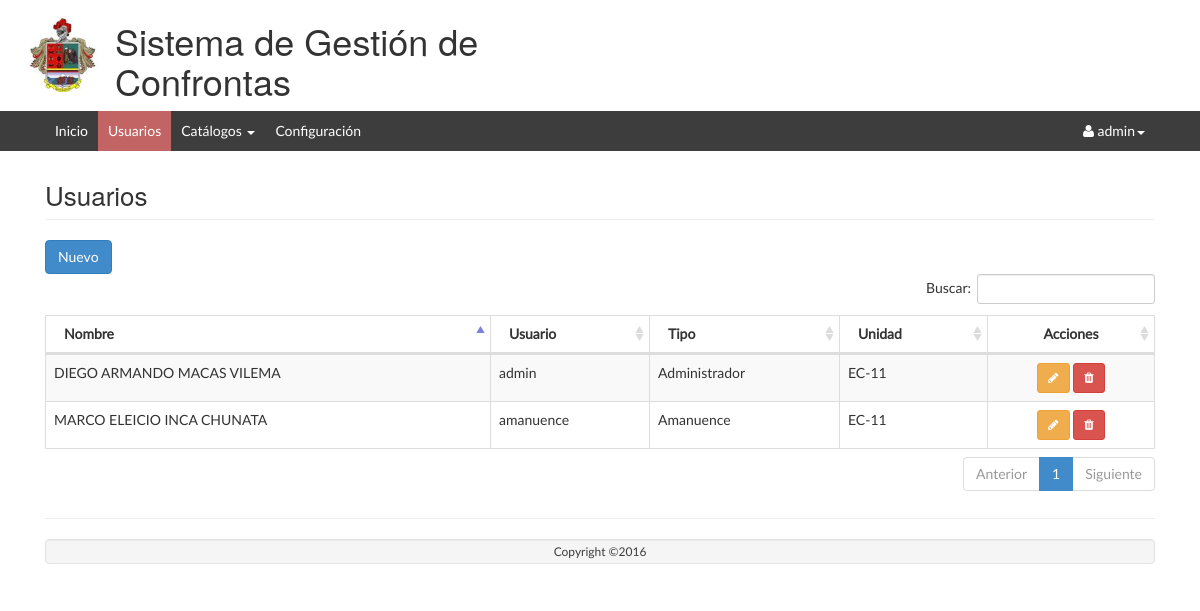
Screenshot of /Usuario/listar/ (signed in) with the database file from the repository.
### tables this page shows
CREATE TABLE `usuario` (
  `id` int(11) NOT NULL AUTO_INCREMENT,
  `persona_id` int(11) NOT NULL,
  `tipo_usuario_id` int(11) NOT NULL,
  `usuario` varchar(64) NOT NULL,
  `password` varchar(128) NOT NULL,
  `activo` tinyint(4) NOT NULL DEFAULT '1',
  `unidad_id` int(11) DEFAULT '0',
  PRIMARY KEY (`id`),
  KEY `fk_usuario_tipo_usuario_idx` (`tipo_usuario_id`),
  KEY `fk_usuario_persona1_idx` (`persona_id`),
  CONSTRAINT `fk_usuario_persona1` FOREIGN KEY (`persona_id`) REFERENCES `persona` (`id`) ON DELETE NO ACTION ON UPDATE NO ACTION,
  CONSTRAINT `fk_usuario_tipo_usuario` FOREIGN KEY (`tipo_usuario_id`) REFERENCES `tipo_usuario` (`id`) ON DELETE NO ACTION ON UPDATE NO ACTION
);

CREATE TABLE `persona` (
  `id` int(11) NOT NULL AUTO_INCREMENT,
  `unidad_id` int(11) NOT NULL,
  `grado_persona_id` int(11) NOT NULL,
  `identificacion` varchar(10) NOT NULL,
  `nombres` varchar(128) NOT NULL,
  `apellidos` varchar(128) NOT NULL,
  `arma` varchar(45) DEFAULT NULL,
  `telefono` varchar(10) DEFAULT NULL,
  `celular` varchar(10) DEFAULT NULL,
  `tarjeta` tinyint(4) NOT NULL DEFAULT '0',
  `usuario_id` int(11) DEFAULT '0',
  `activo` int(11) NOT NULL DEFAULT '1',
  PRIMARY KEY (`id`),
  KEY `fk_persona_unidad1_idx` (`unidad_id`),
  KEY `fk_persona_grado_persona1_idx` (`grado_persona_id`),
  CONSTRAINT `fk_persona_grado_persona1` FOREIGN KEY (`grado_persona_id`) REFERENCES `grado_persona` (`id`) ON DELETE NO ACTION ON UPDATE NO ACTION,
  CONSTRAINT `fk_persona_unidad1` FOREIGN KEY (`unidad_id`) REFERENCES `unidad` (`id`) ON DELETE NO ACTION ON UPDATE NO ACTION
);

CREATE TABLE `tipo_usuario` (
  `id` int(11) NOT NULL AUTO_INCREMENT,
  `nombre` varchar(128) NOT NULL,
  `descripcion` varchar(256) NOT NULL,
  `activo` tinyint(4) NOT NULL DEFAULT '1',
  `clave` varchar(45) DEFAULT NULL,
  PRIMARY KEY (`id`)
);

CREATE TABLE `unidad` (
  `id` int(11) NOT NULL AUTO_INCREMENT,
  `nombre` varchar(128) NOT NULL,
  `descripcion` varchar(256) NOT NULL,
  `abreviatura` varchar(64) NOT NULL,
  `num_conscriptos` int(11) DEFAULT '0',
  `activo` tinyint(4) NOT NULL DEFAULT '1',
  `hora_inicio` time NOT NULL,
  `hora_fin` time NOT NULL,
  PRIMARY KEY (`id`)
);

### app/controllers/UsuarioController.php (called while the page is built, shortened)
<?php
require_once (PATH_MODELS . "/UsuarioModel.php");
class UsuarioController {
	public function listar() {
		$model = new UsuarioModel();
		$datos = $model->getlistadoUsuario();
		require_once PATH_VIEWS."/Usuario/view.list.php";
	}
}

### index.php (called while the page is built, shortened)
<?php
if(isset($_GET['action'])){
	$redirect = ($_GET['action']!='')?$_GET['action']:"listar";
}
$controller = new $controllerName();
$controller->$redirect();
?>

### public/views/Usuario/index.php (called while the page is built, shortened)
<?php
require_once("../../../index.php");
?>

### app/models/BaseModel.php (called while the page is built, shortened)
<?php
class BaseModel
{
	private $pdo;
	private function openConexion(){
		try{
			$this->pdo = new PDO('mysql:host='.HOSTNAME_DATABASE.';dbname='.DATABASE.';charset=utf8', USERNAME, PASSWORD);
			$this->pdo->setAttribute(PDO::ATTR_ERRMODE, PDO::ERRMODE_EXCEPTION);
		}
		catch(Exception $e){
			die($e->getMessage());
		}
	}
	private function closeConexion(){
		$this->pdo =  null;
	}
	public function execSql($sql,$parameters, $list = false, $obtainId = false){
		try	{
			$stm = $this->pdo->prepare($sql);
			$stm->execute($parameters);
			if($obtainId){
				$result = $this->pdo->lastInsertId();
			} else {
				if($list){
					$result = $stm->fetchAll(PDO::FETCH_OBJ);
				} else {
					$result = $stm->fetch(PDO::FETCH_OBJ);
				}
			}
		}catch(Exception $e){
			die($e->getMessage());
		}
		return $result;
	}
}

### app/models/UsuarioModel.php (called while the page is built, shortened)
<?php
require_once(PATH_MODELS."/BaseModel.php");
class UsuarioModel {
	public function getlistadoUsuario(){
		$model = new BaseModel();
		$sql = "select u.*, n.abreviatura as unidad, t.nombre, p.nombres, p.apellidos from usuario as u
				inner join tipo_usuario as t on t.id = u.tipo_usuario_id
				inner join persona as p on p.id = u.persona_id
				left join unidad as n on n.id = u.unidad_id
				where u.activo = 1";
		return $model->execSql($sql, array(),true);
	}
}

### public/views/Usuario/view.list.php (the view, shortened to what this page needs)
<?php include_once PATH_TEMPLATE.'/header.php';?>
<div class="row">
	<div class="col-lg-12">
    	<h1 class="page-header">Usuarios</h1>
   	</div>
</div>
<div class="row">
	<div class="col-lg-12">
		<button class="btn btn-primary" id="modalOpen">
			<i class="glyphicon glyphicon-plus"></i> Nuevo
		</button>
	</div>
	<table class="table table-striped table-bordered table-hover" id="dataTables-example">
    <thead>
	    <tr>
	    	<th>Nombre</th>
	    	<th>Usuario</th>
		    <th>Tipo</th>
		    <th>Unidad</th>
		    <th style="text-align: center;">Acciones</th>
	    </tr>
    </thead>
    <tbody>
    	<?php foreach ($datos as $item) {
    		echo "<tr><td>".$item->nombres." ".$item->apellidos."</td>";
    		echo "<td>".$item->usuario."</td>";
    		echo "<td>".$item->nombre."</td>";
    		echo "<td>".$item->unidad." </td>";
    		echo "<td align='center'><a href='javascript: loadModal(".$item->id.")' class='btn btn-warning btn-sm' title='Editar' ><i class='fa fa-pencil'></i></a>
					  <a href='javascript:if(confirm(\"Está seguro que desea eliminar el elemento seleccionado?\")){redirect(".$item->id.");}' class='btn btn-danger btn-sm' title='Eliminar'><i class='fa fa-trash'></i></a></td>";
    	}?>
    </tbody>
    </table>
</div>
<?php include_once PATH_TEMPLATE.'/footer.php';?>
<link href="<?php echo PATH_CSS; ?>/dataTables.bootstrap.css" rel="stylesheet">
<link href="<?php echo PATH_CSS; ?>/bootstrapValidator.min.css" rel="stylesheet">
</body>
</html>

### public/template/header.php (shortened to what this page needs)
<!DOCTYPE html>
<html>
<head>
    <link href="<?php echo PATH_CSS; ?>/bootstrap.min.css" rel="stylesheet" type="text/css" />
    <link href="<?php echo PATH_CSS; ?>/jquery-ui.min.css" rel="stylesheet" type="text/css" />
    <link href="<?php echo PATH_CSS; ?>/google-fonts.css" rel="stylesheet" type="text/css" />
    <link href="<?php echo PATH_CSS; ?>/font-awesome.min.css" rel="stylesheet" type="text/css" />
    <link href="<?php echo PATH_CSS; ?>/style.css" rel="stylesheet" type="text/css" />
      </head>
      <body class="skin-black">
         <div class="navbar navbar-inverse set-radius-zero">
        <div class="container">
            <div class="navbar-header">
                <a class="navbar-brand" href="index.html">
                    <img src="<?php echo PATH_IMAGES.'/ejercito.jpg'?>" width="70px"/>
                </a>
                <h1>Sistema de Gestión de Confrontas</h1>
            </div>
        </div>
    </div>
    <section class="menu-section">
        <div class="container">
            <div class="row">
               <?php $url = $_SERVER["REQUEST_URI"];?>
                    <div class="navbar-collapse collapse ">
                        <ul id="menu-top" class="nav navbar-nav">
                            <li class="<?php echo (strpos($url, '/Seguridad/inicio/'))?'menu-top-active':'';?>"><a href="../../Seguridad/inicio/">Inicio</a></li>
                            <?php if($_SESSION['SESSION_USER']->tipo==1):?>
                            	<li class="<?php echo (strpos($url, '/Usuario/listar/'))?'menu-top-active':'';?>"><a href="../../Usuario/listar/">Usuarios</a></li>
	                            <li class="dropdown <?php echo ((strpos($url, '/Unidad/'))||(strpos($url, '/Tipo/'))||(strpos($url, '/TipoNovedad/'))||(strpos($url, '/Grado/')))?'menu-top-active':'';?>">
	                            	<a data-submenu="" data-toggle="dropdown" tabindex="0" aria-expanded="false">Catálogos
	                            		<span class="caret"></span>
	                            	</a>
	                            </li>
	                            <li class="<?php echo (strpos($url, '/Parametro/listar/'))?'menu-top-active':'';?>"><a href="../../Parametro/editar/">Configuración</a></li>
                            <?php endif;?>
                        </ul>
                        <div class="navbar-right">
                    <ul class="nav navbar-nav" id="menu-top">
                        <li class="dropdown">
                            <a href="#" class="dropdown-toggle" data-toggle="dropdown">
                                <i class="fa fa-user"></i>
                                <span><?php echo $_SESSION['SESSION_USER']->usuario; ?><i class="caret"></i></span>
                            </a>
                                </li>
                            </ul>
                        </div>
                    </div>
            </div>
        </div>
    </section>
                <section class="content">
    <div class="content-wrapper">
        <div class="container">
            <div class="row">

### public/web/css/style.css (style rules this page uses)
body { overflow-x: hidden!important; font-family: 'Lato', sans-serif; -webkit-font-smoothing: antialiased; min-height: 100%; background: #ffffff; }
.set-radius-zero { border-radius: 0px; -moz-border-radius: 0px; -webkit-border-radius: 0px; }
.menu-section { background-color: #3D3D3D; }
#menu-top a { color: #FFF; text-decoration: none; font-weight: 500; padding: 10px 10px 10px 10px; }
.menu-top-active { background-color: #C36464; }
.navbar-inverse { background-color: #C36464; border-color: transparent; }
.navbar { margin-bottom: 0px; }
.navbar-inverse { border-color: transparent; margin-bottom: 0px; background-color: transparent; }
.content { padding: 20px 15px; background: #fff; overflow: auto; }
.row { margin-left: 0; margin-right: 0; }
.page-header { font-size: 26px; margin: 10px 0 20px; }

### rows the page displays
usuario: usuario "admin", persona.nombres "DIEGO ARMANDO", persona.apellidos "MACAS VILEMA", tipo_usuario.nombre "Administrador", unidad.abreviatura "EC-11"
usuario: persona.nombres "MARCO ELEICIO", persona.apellidos "INCA CHUNATA", usuario "amanuence", tipo_usuario.nombre "Amanuence", unidad.abreviatura "EC-11"
